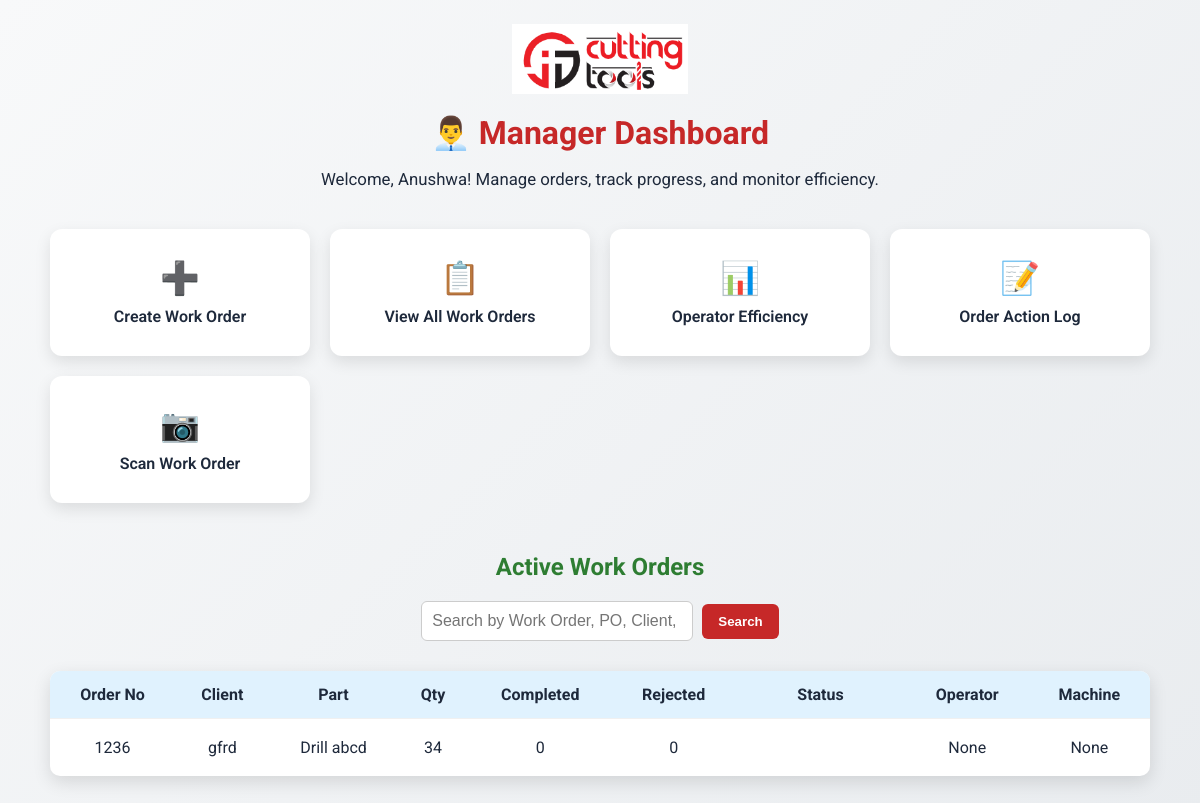
The app's page /manager_dashboard/Anushwa (signed in) with its own data.
### app.py (models this page shows)
class WorkOrder(db.Model):
    id = db.Column(db.Integer, primary_key=True)
    work_order_no = db.Column(db.String(50), unique=True, nullable=False)
    client_name = db.Column(db.String(100))
    po_number = db.Column(db.String(100))
    part_name = db.Column(db.String(100))
    quantity = db.Column(db.Integer, nullable=False)
    completed_qty = db.Column(db.Integer, default=0)
    rejected_qty = db.Column(db.Integer, default=0)
    diameter = db.Column(db.Float)
    flute_length = db.Column(db.Float)
    overall_length = db.Column(db.Float)
    due_date = db.Column(db.String(20))
    status = db.Column(db.String(20), default="Not Started")
    current_operator = db.Column(db.String(50))
    previous_operator = db.Column(db.String(50))
    current_machine = db.Column(db.String(50))
    start_time = db.Column(db.DateTime)
    end_time = db.Column(db.DateTime)
    last_handover_time = db.Column(db.DateTime)
    complaint = db.Column(db.String(200))

### app.py (the view)
@app.route("/manager_dashboard/<username>")
def manager_dashboard(username):
    if "username" not in session or session["username"] != username:
        return redirect(url_for("login"))
    all_orders = WorkOrder.query.all()
    active_orders = WorkOrder.query.filter(WorkOrder.status != "Completed").all()
    employee_stats = db.session.query(
        WorkOrder.current_operator,
        func.sum(WorkOrder.completed_qty).label("completed"),
        func.sum(WorkOrder.rejected_qty).label("rejected")
    ).group_by(WorkOrder.current_operator).all()
    dimension_stats = db.session.query(
        WorkOrder.diameter,
        WorkOrder.flute_length,
        WorkOrder.overall_length,
        func.sum(WorkOrder.completed_qty).label("completed"),
        func.sum(WorkOrder.rejected_qty).label("rejected")
    ).group_by(WorkOrder.diameter, WorkOrder.flute_length, WorkOrder.overall_length).all()
    return render_template(
        "manager_dashboard.html",
        username=username,
        active_orders=active_orders,
        all_orders=all_orders,
        employee_stats=employee_stats,
        dimension_stats=dimension_stats,
        operator_efficiency=get_operator_efficiency
    )

### templates/manager_dashboard.html (shortened to what this page needs)
<!DOCTYPE html>
<html lang="en">
<head>
</head>
<body>
    <div class="header-logo">
        <img src="{{ url_for('static', filename='qrcodes/logo.png') }}" alt="Company Logo">
    </div>
    <h1>👨‍💼 Manager Dashboard</h1>
    <p class="subtext">Welcome, {{ username }}! Manage orders, track progress, and monitor efficiency.</p>
    <div class="tiles">
        <a href="{{ url_for('create_order') }}" class="tile"><span>➕</span>Create Work Order</a>
        <a href="{{ url_for('view_workorders') }}" class="tile"><span>📋</span>View All Work Orders</a>
        <a href="{{ url_for('operator_efficiency') }}" class="tile"><span>📊</span>Operator Efficiency</a>
        <a href="{{ url_for('order_log') }}" class="tile"><span>📝</span>Order Action Log</a>
        <a href="{{ url_for('scan_order') }}" class="tile"><span>📷</span>Scan Work Order</a>
    </div>
    <h2>Active Work Orders</h2>
    <form method="get" action="{{ url_for('search_workorders') }}">
        <input type="text" name="q" placeholder="Search by Work Order, PO, Client, Part No">
        <button type="submit">Search</button>
    </form>
    <div class="table-wrapper">
        {% if active_orders %}
        <table>
            <tr>
                <th>Order No</th>
                <th>Client</th>
                <th>Part</th>
                <th>Qty</th>
                <th>Completed</th>
                <th>Rejected</th>
                <th>Status</th>
                <th>Operator</th>
                <th>Machine</th>
            </tr>
            {% for order in active_orders %}
            <tr>
                <td>{{ order.work_order_no }}</td>
                <td>{{ order.client_name }}</td>
                <td>{{ order.part_name }}</td>
                <td>{{ order.quantity }}</td>
                <td>{{ order.completed_qty }}</td>
                <td>{{ order.rejected_qty }}</td>
                <td>
                    {% if order.status == 'Active' %}
                        <span class="status-badge status-active">Active</span>
                    {% elif order.status == 'In Progress' %}
                        <span class="status-badge status-progress">In Progress</span>
                    {% elif order.status == 'Rejected' %}
                        <span class="status-badge status-rejected">Rejected</span>
                    {% else %}
                        <span class="status-badge">{{ order.status }}</span>
                    {% endif %}
                </td>
                <td>{{ order.current_operator }}</td>
                <td>{{ order.current_machine }}</td>
            </tr>
            {% endfor %}
        </table>
        {% else %}
        <p>No active work orders.</p>
        {% endif %}
    </div>
</body>
</html>

### templates/manager_dashboard.html (style rules this page uses)
body { background: linear-gradient(135deg, #f8f9fa 0%, #e9ecef 100%); font-family: 'Roboto', Arial, sans-serif; margin: 0; padding: 0; color: #1e293b; }
.header-logo { text-align: center; margin: 24px 0 16px; }
.header-logo img { height: 70px; }
h1 { text-align: center; color: #c62828; margin: 10px 0 5px; font-size: 2em; }
p.subtext { text-align: center; font-size: 1.05em; margin-bottom: 20px; }
.tiles { display: grid; grid-template-columns: repeat(auto-fit, minmax(220px, 1fr)); gap: 20px; padding: 20px; max-width: 1100px; margin: auto; }
.tile { background: #fff; border-radius: 12px; padding: 30px 20px; text-align: center; box-shadow: 0 6px 16px rgba(0,0,0,0.1); cursor: pointer; transition: transform 0.2s, box-shadow 0.2s; text-decoration: none; color: #1e293b; font-weight: 600; }
.tile span { font-size: 2em; display: block; margin-bottom: 10px; }
h2 { text-align: center; margin-top: 30px; color: #2e7d32; }
form { text-align: center; margin: 20px; }
form input[type="text"] { padding: 10px; border: 1px solid #ccc; border-radius: 6px; width: 250px; font-size: 1em; }
form button { padding: 10px 16px; background: #c62828; border: none; color: #fff; font-weight: 600; border-radius: 6px; cursor: pointer; margin-left: 5px; }
.table-wrapper { max-width: 1100px; margin: 0 auto 40px; padding: 10px; }
table { width: 100%; border-collapse: collapse; background: #fff; border-radius: 10px; box-shadow: 0 6px 18px rgba(0,0,0,0.12); overflow: hidden; }
th, td { padding: 14px; border-bottom: 1px solid #f0f0f0; text-align: center; font-size: 1em; }
th { background: #e0f2fe; color: #1e293b; font-weight: 700; }
tr:last-child td { border-bottom: none; }
.status-badge { display: inline-block; padding: 6px 12px; border-radius: 20px; font-weight: 600; font-size: 0.9em; color: #fff; }

### records on screen
WorkOrder: work_order_no "1236", client_name "gfrd", part_name "Drill abcd", quantity "34", completed_qty "0", rejected_qty "0", current_operator "None", current_machine "None"

### other values on screen
{{ username }} "Anushwa"
